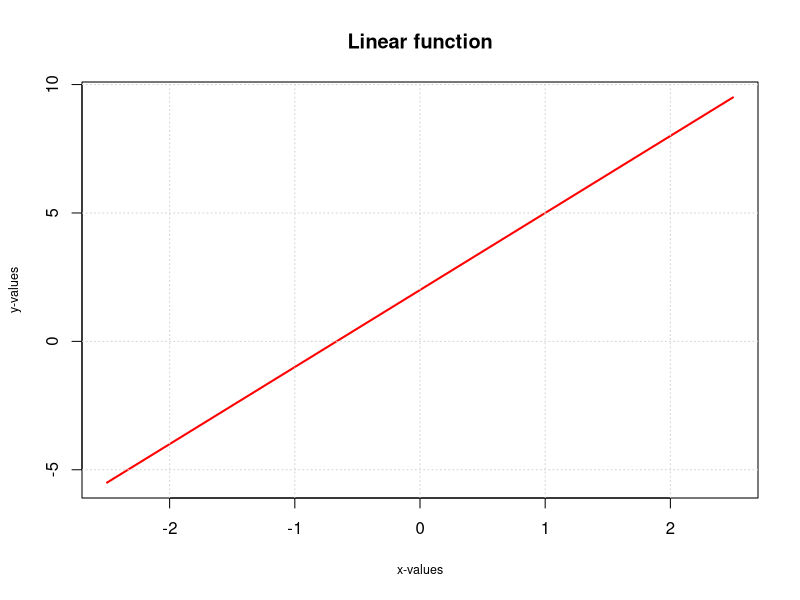

Source code (R):
f_lin <- function(x, a, b){
  a * x + b
}

#define the domain and parameters of the linear function
x <- seq(-2.5, 2.5, len = 300); a <- 3; b <- 2
y <- f_lin(x, a, b)
plot(x, y, 
     col = "red", 
     type = "l", 
     lwd = 2, 
     main = "Linear function", 
     xlab = "x-values", ylab = "y-values", cex.lab = 0.75)
grid()